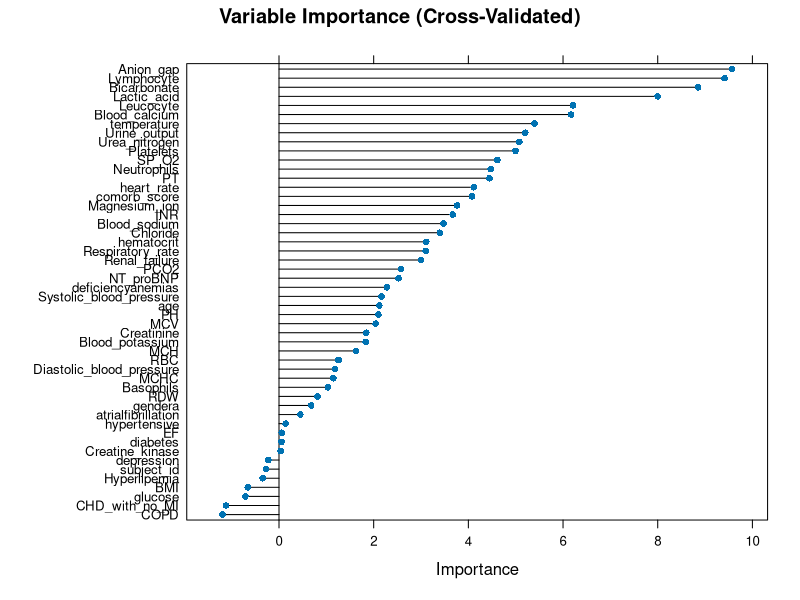
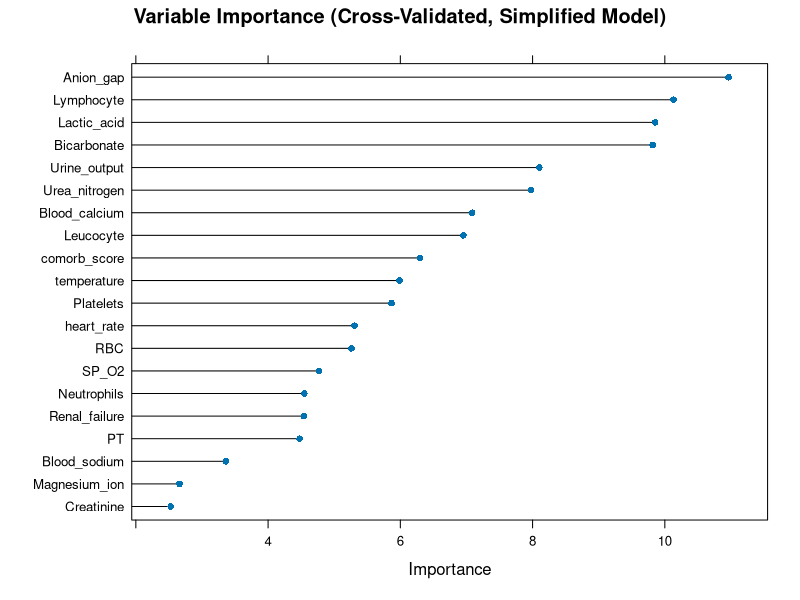

R code for these plots, in order:
## ---- chunk 1
# Load necessary libraries
library(data.table)
library(randomForest)
library(caret)
library(pROC)

# Load the dataset
RF_impute_df <- fread("RF_imputation_NEW.csv")

# Subset the data to exclude unnecessary columns
RF_complete_df <- subset(RF_impute_df, select = -c(deathtime, survival_time, LOS, Unnamed_0, V1, admittime, ID, group, tLOS))

# Ensure the outcome variable is included and properly named
if (!("outcome" %in% names(RF_complete_df))) {
  stop("The 'outcome' column does not exist in the dataframe.")
}

# Ensure the outcome variable has valid factor levels
RF_complete_df$outcome <- factor(RF_complete_df$outcome, levels = unique(RF_complete_df$outcome), labels = make.names(unique(RF_complete_df$outcome)))

# Print the column names to verify
cat("Column names in the dataset:\n")
print(names(RF_complete_df))

# Prepare the predictor matrix and outcome variable
x_rf <- as.matrix(RF_complete_df[, setdiff(names(RF_complete_df), "outcome"), with = FALSE])
y_rf <- RF_complete_df$outcome

# Set seed for reproducibility
set.seed(510)

# Define cross-validation control
train_control <- trainControl(
  method = "cv",
  number = 10,
  classProbs = TRUE,
  summaryFunction = twoClassSummary,
  savePredictions = "final"
)

# Define the grid for hyperparameter tuning
tune_grid <- expand.grid(
  mtry = 10  # Number of variables randomly sampled as candidates at each split
)

# Train the Random Forest model using cross-validation with the specified parameters
rf_cv_model <- train(
  x = x_rf, 
  y = y_rf,
  method = "rf",
  trControl = train_control,
  tuneGrid = tune_grid,
  metric = "ROC",
  importance = TRUE,
  ntree = 500,  # Number of trees
  nodesize = 10  # Minimum size of terminal nodes
)

# Print the results of the cross-validation
print(rf_cv_model)

# Extract the cross-validated AUC
auc <- rf_cv_model$results$ROC[rf_cv_model$results$ROC == max(rf_cv_model$results$ROC)]
cat("Cross-validated AUC:", auc, "\n")

# Predict on the test data (if you have a separate test set)
# Here we use the cross-validated predictions
predictions <- rf_cv_model$pred$pred
probs <- rf_cv_model$pred[, make.names(levels(y_rf)[2])]  # Assuming the positive class is the second level

# Calculate log-loss
log_loss <- function(y_true, y_prob) {
  epsilon <- 1e-15
  y_prob <- pmax(epsilon, pmin(1 - epsilon, y_prob))
  -mean(y_true * log(y_prob) + (1 - y_true) * log(1 - y_prob))
}

# Convert factor levels to 0 and 1 for log-loss calculation
y_true <- ifelse(rf_cv_model$pred$obs == levels(y_rf)[2], 1, 0)
log_loss_value <- log_loss(y_true, probs)
cat("Cross-validated log-loss:", log_loss_value, "\n")

# Extract feature importances correctly
importance_rf <- varImp(rf_cv_model, scale = FALSE)
importance_values <- importance_rf$importance[, 1]  # Extract importance values

# Print feature importances
cat("Feature importances from Random Forest (cross-validated):\n")
print(importance_values)

# Plot feature importances
plot(importance_rf, main = "Variable Importance (Cross-Validated)")

# Select important features based on a threshold
important_vars <- rownames(importance_rf$importance)[importance_values > mean(importance_values)]
cat("Selected important variables:\n")
print(important_vars)


## ---- chunk 2
# Load necessary libraries
library(data.table)
library(randomForest)
library(caret)
library(pROC)

# Load the dataset
RF_impute_df <- fread("RF_imputation_NEW.csv")

# Subset the data to include only selected important variables and outcome
important_features <- c("Renal_failure", "heart_rate", "temperature", "SP_O2", "Urine_output", "RBC", "Leucocyte", "Platelets", 
                        "Neutrophils", "Lymphocyte", "PT", "Creatinine", "Urea_nitrogen", "Blood_sodium", "Blood_calcium", 
                        "Anion_gap", "Magnesium_ion", "Bicarbonate", "Lactic_acid", "comorb_score", "outcome")
RF_simplified_df <- RF_impute_df[, ..important_features]

# Ensure the outcome variable has valid factor levels
RF_simplified_df$outcome <- factor(RF_simplified_df$outcome, levels = unique(RF_simplified_df$outcome), labels = make.names(unique(RF_simplified_df$outcome)))

# Prepare the predictor matrix and outcome variable
x_simplified <- as.matrix(RF_simplified_df[, -"outcome", with = FALSE])
y_simplified <- RF_simplified_df$outcome

# Set seed for reproducibility
set.seed(510)

# Define cross-validation control
train_control <- trainControl(
  method = "cv",
  number = 10,
  classProbs = TRUE,
  summaryFunction = twoClassSummary,
  savePredictions = "final"
)

# Train the Random Forest model using cross-validation with the simplified dataset
rf_cv_model_simplified <- train(
  x = x_simplified, 
  y = y_simplified,
  method = "rf",
  trControl = train_control,
  metric = "ROC",
  importance = TRUE,
  ntree = 500,  # Number of trees
  nodesize = 10,  # Minimum size of terminal nodes
  tuneGrid = expand.grid(mtry = 10)  # Number of variables randomly sampled as candidates at each split
)

# Print the results of the cross-validation
print(rf_cv_model_simplified)

# Extract the cross-validated AUC
auc_simplified <- rf_cv_model_simplified$results$ROC[rf_cv_model_simplified$results$ROC == max(rf_cv_model_simplified$results$ROC)]
cat("Cross-validated AUC for simplified model:", auc_simplified, "\n")

# Predict on the test data (if you have a separate test set)
# Here we use the cross-validated predictions
predictions_simplified <- rf_cv_model_simplified$pred$pred
probs_simplified <- rf_cv_model_simplified$pred[, make.names(levels(y_simplified)[2])]  # Assuming the positive class is the second level

# Calculate log-loss
log_loss <- function(y_true, y_prob) {
  epsilon <- 1e-15
  y_prob <- pmax(epsilon, pmin(1 - epsilon, y_prob))
  -mean(y_true * log(y_prob) + (1 - y_true) * log(1 - y_prob))
}

# Convert factor levels to 0 and 1 for log-loss calculation
y_true_simplified <- ifelse(rf_cv_model_simplified$pred$obs == levels(y_simplified)[2], 1, 0)
log_loss_value_simplified <- log_loss(y_true_simplified, probs_simplified)
cat("Cross-validated log-loss for simplified model:", log_loss_value_simplified, "\n")

# Extract feature importances for the simplified model
importance_rf_simplified <- varImp(rf_cv_model_simplified, scale = FALSE)

# Print feature importances for the simplified model
cat("Feature importances from Random Forest (simplified model):\n")
print(importance_rf_simplified)

# Plot feature importances for the simplified model
plot(importance_rf_simplified, main = "Variable Importance (Cross-Validated, Simplified Model)")

